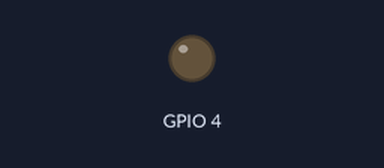
This program was run on a simulated Raspberry Pi (BCM pin numbers). Parts: output pins drawn as LEDs (lit = HIGH). Sound played through the audio output is not drawn and takes no time; web requests get an empty 200 reply after 0.4 s.

Above: at 0.2 s.
Timing chart, 0 to 1.9 s (numbered marks = the images above):
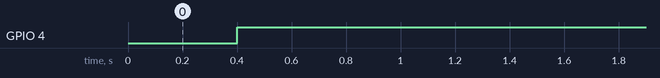

The program:

main.py
```python
import urllib.request
import time
import RPi.GPIO as GPIO
import pygame

def isWebsiteUp(url, currentStatus):
    isUp = currentStatus
    try:
        page = urllib.request.urlopen(url)
        # print (page.read())
        if page.getcode() == 200 and not isUp:
            isUp = True
            handleWebsiteUp()
        elif isUp and page.getcode() != 200:
            isUp = False
            handleWebsiteDown()
    except:
        if isUp:
            isUp = False
            handleWebsiteDown()
    return isUp


def handleWebsiteDown():
    playfile("/home/pi/lightson/raspberrypiprojects/audio/down.mp3")
    GPIO.output(4, GPIO.LOW)


def handleWebsiteUp():
    GPIO.output(4, GPIO.HIGH)
    playfile("/home/pi/lightson/raspberrypiprojects/audio/up.mp3")


def periodicCheckWebsiteUp(url, sleeptime):
    currentStatus = False
    while True:
        currentStatus = isWebsiteUp(url, currentStatus)
        time.sleep(sleeptime)

def playfile(filename):
    pygame.mixer.music.load(filename)
    pygame.mixer.music.play()

def piSetup():

    #Setup GPIO
    GPIO.setmode(GPIO.BCM)
    GPIO.setwarnings(False)
    GPIO.setup(4,GPIO.OUT)

    # Setup audio
    pygame.mixer.init()

piSetup()
periodicCheckWebsiteUp("http://ec2-13-127-120-28.ap-south-1.compute.amazonaws.com", 5)
```

Measured:
- by itself, GPIO 4: LOW → HIGH at 0.40 s
